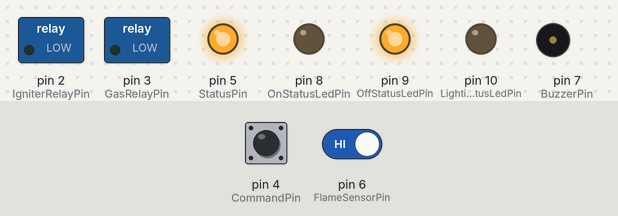
This sketch was run on a simulated Arduino Uno, built with avr-gcc and run on an emulated ATmega328P. Parts: switched loads named in the sketch (green lamp = pin HIGH), output pins drawn as LEDs (lit = HIGH), buzzer (waves = sounding, pin HIGH). Dashed ring = blinking. The inputs (shaded band) are chosen by the test bench; at power-on: pin 4 (CommandPin) HIGH, pin 6 (FlameSensorPin) HIGH.

Above: at 1.2 s.
1.3 s: pin 4 (CommandPin) pulled LOW for 0.15 s
At 2.2 s:
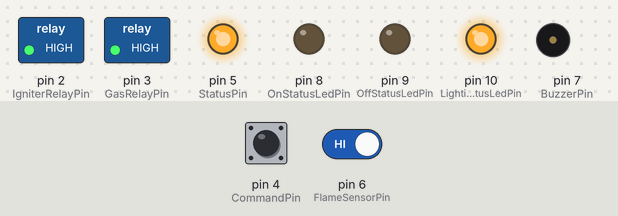
4.4 s: pin 4 (CommandPin) driven LOW and pin 6 (FlameSensorPin) driven LOW
7.4 s: pin 4 (CommandPin) driven HIGH
At 8.7 s:
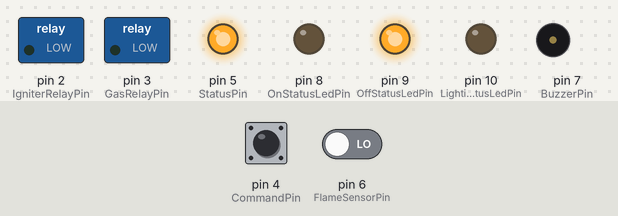
9.7 s: pin 4 (CommandPin) driven LOW
At 10.15 s:
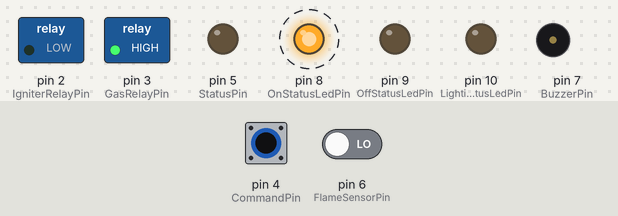
12.7 s: pin 6 (FlameSensorPin) driven HIGH
At 13.7 s:
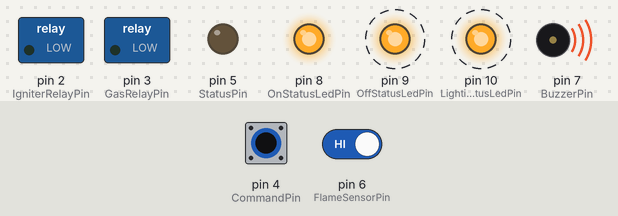
Timing chart, 0 to 16.7 s (numbered marks = the images above; inputs shaded):
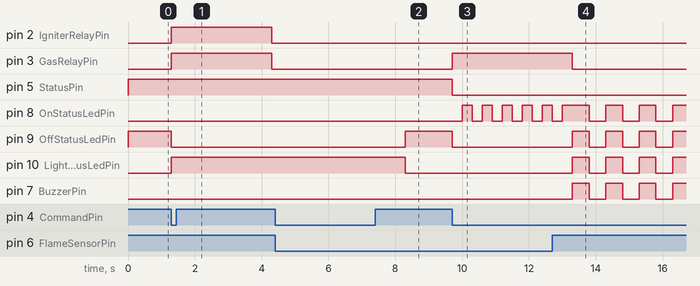

Measured:
- after the input at 1.3 s, pin 2 (IgniterRelayPin), pin 3 (GasRelayPin): LOW → HIGH at once, → LOW 3.0 s later; pin 9 (OffStatusLedPin): HIGH → LOW at once; pin 10 (LightingStatusLedPin): LOW → HIGH at once
- after the input at 4.4 s, every drawn part: stays the same
- after the input at 7.4 s, pin 3 (GasRelayPin): stays LOW (without the input it goes to HIGH after 0.90 s); pin 5 (StatusPin): stays HIGH (without the input it goes to LOW after 0.90 s); pin 8 (OnStatusLedPin): stops changing and stays LOW; pin 9 (OffStatusLedPin): LOW → HIGH after 0.90 s
- after the input at 9.7 s, pin 3 (GasRelayPin): LOW → HIGH at once; pin 5 (StatusPin), pin 9 (OffStatusLedPin): HIGH → LOW at once; pin 8 (OnStatusLedPin): alternates HIGH for 0.30 s and LOW for 0.30 s, starting after 0.30 s
- after the input at 12.7 s, pin 3 (GasRelayPin): HIGH → LOW after 0.60 s; pin 9 (OffStatusLedPin), pin 10 (LightingStatusLedPin), pin 7 (BuzzerPin): alternates HIGH for 0.50 s and LOW for 0.50 s, starting after 0.60 s

The sketch:

Control_Burner.ino
```cpp
#include <FiniteStateMachine.h>

State Off = State(enterOff, updateOff, exitOff); // Quemador Apagado
State Lighting = State(enterLighting, updateLighting, exitLighting); // El quemador está intentado encender
State On = State(enterOn, updateOn, exitOn); // Quemador encendido
State Alarm = State(updateAlarm);  // El quemador no se encendió o se apagó
FSM Burner = FSM(Off); //Se inicializa la FSM en off

// Pre-asignación de pines
#define IgniterRelayPin     2
#define GasRelayPin       3
#define CommandPin        4
#define StatusPin         5
#define FlameSensorPin      6
#define BuzzerPin       7
#define OnStatusLedPin      8
#define OffStatusLedPin     9
#define LightingStatusLedPin  10

//Asignacion de estados
#define RelayOn   1
#define RelayOff  0

#define LedOn 1
#define LedOff  0

#define CommandOn 0
#define CommandOff  1

#define StatusOn  0
#define StatusOff 1

#define FlameOn   0
#define FlameOff  1

#define BuzzerOn 1
#define BuzzerOff 0

#define FlameWaitTime     3000  // Esperar 2 segundos por llama
#define GasClearTime    4000 // 10 seg para que el gas se disipe
#define NumLightingTries  3

int BurnerTries = 1; // Contador de Intentos de Encendido

void setup()
{
  pinMode(GasRelayPin,OUTPUT);
  digitalWrite(GasRelayPin,RelayOff);
  pinMode(IgniterRelayPin,OUTPUT);
  digitalWrite(IgniterRelayPin,RelayOff);
  pinMode(CommandPin,INPUT_PULLUP);
  pinMode(StatusPin,OUTPUT);
  pinMode(OffStatusLedPin,OUTPUT);
  pinMode(LightingStatusLedPin,OUTPUT);
  pinMode(OnStatusLedPin,OUTPUT);
  pinMode(FlameSensorPin,INPUT_PULLUP);
  pinMode(BuzzerPin,OUTPUT);
  digitalWrite(BuzzerPin,BuzzerOff);
}

void loop()
{
  Burner.update();
}

//************************************** STATE OFF ********************************************

void enterOff()
{
  digitalWrite(StatusPin,StatusOff);
  digitalWrite(GasRelayPin,RelayOff);
  digitalWrite(IgniterRelayPin,RelayOff);
  digitalWrite(OffStatusLedPin,LedOn);
  digitalWrite(LightingStatusLedPin,LedOff);
  digitalWrite(OnStatusLedPin,LedOff);
}

void updateOff()
{
  if(digitalRead(CommandPin) == CommandOn)
  Burner.transitionTo(Lighting);
}

void exitOff()
  {
    BurnerTries = 1;
  }

//**************************************STATE LIGTHING********************************************

void enterLighting()
  {
    digitalWrite(OffStatusLedPin,LedOff);
    digitalWrite(LightingStatusLedPin,LedOn);
    digitalWrite(OnStatusLedPin,LedOff);
  }

void updateLighting()
  {
      if(BurnerTries > NumLightingTries)
        {
          digitalWrite(GasRelayPin,RelayOff);
          digitalWrite(IgniterRelayPin,RelayOff);
          Burner.transitionTo(Alarm);
        }
          else
            {
              BurnerTries = BurnerTries + 1;
              digitalWrite(IgniterRelayPin,RelayOn);

              digitalWrite(GasRelayPin,RelayOn);
              unsigned long endtime = millis()+ FlameWaitTime;
              while(digitalRead(FlameSensorPin) != FlameOn && millis()< endtime)
                {
                  if(digitalRead(CommandPin) == CommandOff)
                    Burner.transitionTo(Off);
                }

              if(digitalRead(FlameSensorPin) == FlameOn)
                {
                  digitalWrite(IgniterRelayPin,RelayOff);
                  Burner.transitionTo(On);
                }
              if(digitalRead(FlameSensorPin) == FlameOff)
                { // Deje tiempo para que el gas se despeje antes de intentar de nuevo
                  unsigned long endtime = millis() + GasClearTime;
                  digitalWrite(GasRelayPin,RelayOff);
                  digitalWrite(IgniterRelayPin,RelayOff);
                  while(millis() < endtime)
                    {
                      if(digitalRead(CommandPin) == CommandOff)
                        Burner.transitionTo(Off);
                    }
                }
            }
  }

void exitLighting()
  {

  }

//***************************************** STATE ON ***********************************************

void enterOn()
  {
    digitalWrite(StatusPin,StatusOn);
    digitalWrite(OnStatusLedPin,LedOn);
    digitalWrite(LightingStatusLedPin,LedOff);
    digitalWrite(OffStatusLedPin,LedOff);
  }

void updateOn()
{

  if(digitalRead(FlameSensorPin) == FlameOff)
  Burner.transitionTo(Alarm);
  if(digitalRead(CommandPin) == CommandOff)
  Burner.transitionTo(Off);
  digitalWrite(OnStatusLedPin,LedOff);
  delay(300);
  digitalWrite(OnStatusLedPin,LedOn);
  delay(300);
}

void exitOn()
{

}

//************************************** STATE ALARM ********************************************

void updateAlarm()
{
  digitalWrite(GasRelayPin,RelayOff);
  digitalWrite(IgniterRelayPin,RelayOff);
  digitalWrite(BuzzerPin,BuzzerOn);
  digitalWrite(OffStatusLedPin,LedOn);
  digitalWrite(LightingStatusLedPin,LedOn);
  digitalWrite(OnStatusLedPin,LedOn);
  delay(500);
  digitalWrite(BuzzerPin,BuzzerOff);
  digitalWrite(OffStatusLedPin,LedOff);
  digitalWrite(LightingStatusLedPin,LedOff);
  digitalWrite(OnStatusLedPin,LedOff);
  delay(500);

  if(digitalRead(CommandPin) == CommandOff)
  Burner.transitionTo(Off);
}
```
